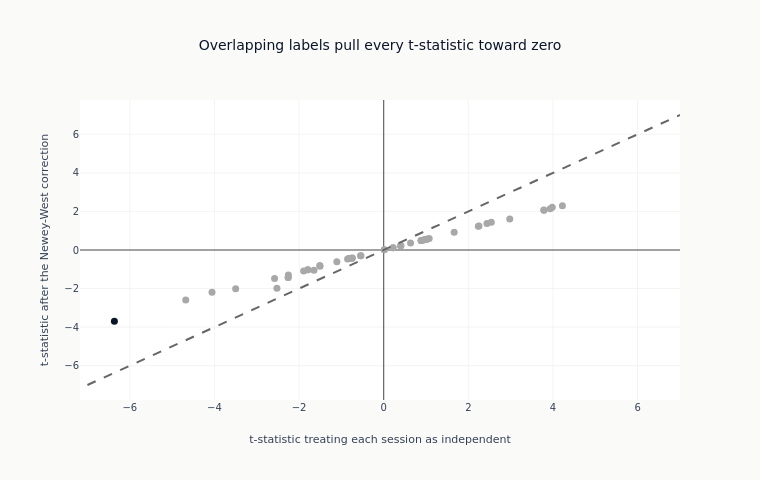

Write notebook code for a chart like this one.
### Markdown cell above
### What the overlap correction costs

One point per feature: its t-statistic before the correction against its t-statistic
after. The dashed line is where the two agree. A point below it in the upper half, or
above it in the lower half, is a feature whose evidence was overstated by treating
overlapping observations as independent.

### Code cell
fig = go.Figure(
    go.Scatter(
        x=eval_summary["naive_t"].to_list(),
        y=eval_summary["hac_t"].to_list(),
        mode="markers",
        marker=dict(
            color=[SURVIVES if s else DOES_NOT for s in eval_summary["fdr_sig"].to_list()],
            size=7,
        ),
        text=eval_summary["feature"].to_list(),
        showlegend=False,
    )
)
max_t = (
    max(
        eval_summary["naive_t"].cast(pl.Float64, strict=False).abs().max() or 1.0,
        eval_summary["hac_t"].cast(pl.Float64, strict=False).abs().max() or 1.0,
    )
    * 1.1
)
fig.add_trace(
    go.Scatter(
        x=[-max_t, max_t],
        y=[-max_t, max_t],
        mode="lines",
        line=dict(dash="dash", color=GRAY_FILLS["border"]),
        showlegend=False,
    )
)
fig.update_layout(
    template="ml4t",
    height=480,
    width=760,
    title_text="Overlapping labels pull every t-statistic toward zero",
    xaxis_title="t-statistic treating each session as independent",
    yaxis_title="t-statistic after the Newey-West correction",
)
show_plotly_with_alt(
    fig,
    "Scatter plot of each feature's t-statistic after the Newey-West correction against the "
    "same t-statistic computed as if sessions were independent, with a dashed 45-degree "
    "reference line. Every point sits between that line and the horizontal axis rather than on "
    "it, so each corrected value is smaller in magnitude than the uncorrected one, and the gap "
    "widens with distance from the origin. Points are shaded by whether the feature clears "
    "false-discovery control, and almost all of them are in the colour that does not.",
)

### Figure 1 — Plotly figure (JSON) as saved in the notebook; plotly's stock layout.template omitted (floating-point values rounded to 4 significant figures)
{"data": [{"marker": {"color": ["#a8a8a8", "#a8a8a8", "#0a1628", "#a8a8a8", "#a8a8a8", "#a8a8a8", "#a8a8a8", "#a8a8a8", "#a8a8a8", "#a8a8a8", "#a8a8a8", "#a8a8a8", "#a8a8a8", "#a8a8a8", "#a8a8a8", "#a8a8a8", "#a8a8a8", "#a8a8a8", "#a8a8a8", "#a8a8a8", "#a8a8a8", "#a8a8a8", "#a8a8a8", "#a8a8a8", "#a8a8a8", "#a8a8a8", "#a8a8a8", "#a8a8a8", "#a8a8a8", "#a8a8a8", "#a8a8a8", "#a8a8a8", "#a8a8a8", "#a8a8a8", "#a8a8a8", "#a8a8a8", "#a8a8a8", "#a8a8a8", "#a8a8a8", "#a8a8a8", "#a8a8a8", "#a8a8a8", "#a8a8a8", "#a8a8a8", "#a8a8a8", "#a8a8a8", "#a8a8a8", "#a8a8a8", "#a8a8a8", "#a8a8a8", "#a8a8a8"], "size": 7}, "mode": "markers", "showlegend": false, "text": ["mom_accel_long", "vol_63d", "carry_momentum_5d", "vol_126d", "vol_yz_21d", "vol_21d", "dist_from_6m_low", "fft_energy_63d", "vol_ratio_medium", "carry_momentum_21d", "skip_month_mom", "ret_252d", "sharpe_252d", "curvature_rank", "curve_curvature_norm", "carry_zscore_63d", "fft_spectral_entropy", "arima_carry_residual", "ret_5d", "arima_carry_forecast", "sharpe_composite", "carry_pct", "carry_rank", "dist_from_52w_high", "carry_mom_interaction", "vr_63d", "ma_ratio_50", "momentum_composite", "sharpe_126d", "sharpe_rank_126d", "vol_ratio_short", "mom_accel_medium", "ma_ratio_200", "mom_rank_21d", "ret_21d", "mom_rank_63d", "ret_63d", "carry_21d", "rsi_14", "rsi_rank", "sharpe_21d", "carry_zscore_126d", "carry_mom_composite", "mom_accel_short", "fft_energy_126d", "ma_ratio_21", "fft_spectral_energy", "mom_rank_126d", "ret_126d", "sharpe_63d", "sharpe_rank_63d"], "type": "scatter", "x": [-4.679, 4.224, -6.366, 3.935, 3.786, 3.786, 3.982, -4.058, 2.979, -3.499, 2.44, 2.542, 2.252, -2.258, -2.258, -2.58, 2.236, -2.524, -1.648, -2.254, 1.665, -1.795, -1.795, -1.506, -1.893, -1.511, 1.074, 0.968, 1.017, 1.017, -1.108, -0.8542, 0.8874, 0.8843, 0.8843, -0.8192, -0.8192, 0.9249, -0.7565, -0.7565, 0.634, -0.7393, -0.5383, 0.4066, -0.5484, 0.4018, 0.3976, 0.2208, 0.2208, 0.01439, 0.01439], "y": [-2.588, 2.291, -3.697, 2.143, 2.064, 2.069, 2.213, -2.187, 1.607, -2.009, 1.372, 1.442, 1.241, -1.428, -1.428, -1.476, 1.233, -1.981, -1.047, -1.299, 0.9231, -1.024, -1.024, -0.8406, -1.095, -0.8075, 0.5944, 0.5392, 0.5591, 0.5591, -0.6141, -0.4677, 0.4901, 0.4972, 0.4972, -0.4471, -0.4471, 0.5115, -0.4279, -0.4279, 0.3582, -0.4157, -0.3033, 0.2194, -0.2937, 0.2303, 0.2151, 0.1212, 0.1212, 0.007791, 0.007791]}, {"line": {"color": "#666666", "dash": "dash"}, "mode": "lines", "showlegend": false, "type": "scatter", "x": [-7.002, 7.002], "y": [-7.002, 7.002]}], "layout": {"height": 480, "title": {"text": "Overlapping labels pull every t-statistic toward zero"}, "width": 760, "xaxis": {"title": {"text": "t-statistic treating each session as independent"}}, "yaxis": {"title": {"text": "t-statistic after the Newey-West correction"}}}}
